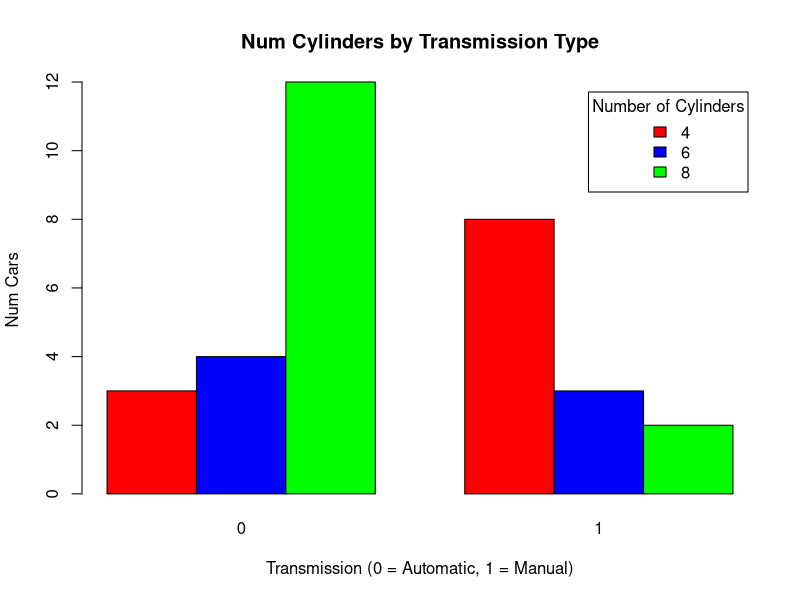

The R source for this figure:
data("mtcars")

cyl_am <- table(mtcars$cyl, mtcars$am)

#bar plot
barplot(cyl_am,
        beside = TRUE,  
        col = c("red", "blue", "green"), 
        legend = rownames(cyl_am), 
        xlab = "Transmission (0 = Automatic, 1 = Manual)",  
        ylab = "Num Cars",  # Y-axis label
        main = "Num Cylinders by Transmission Type",  
        args.legend = list(title = "Number of Cylinders"))

